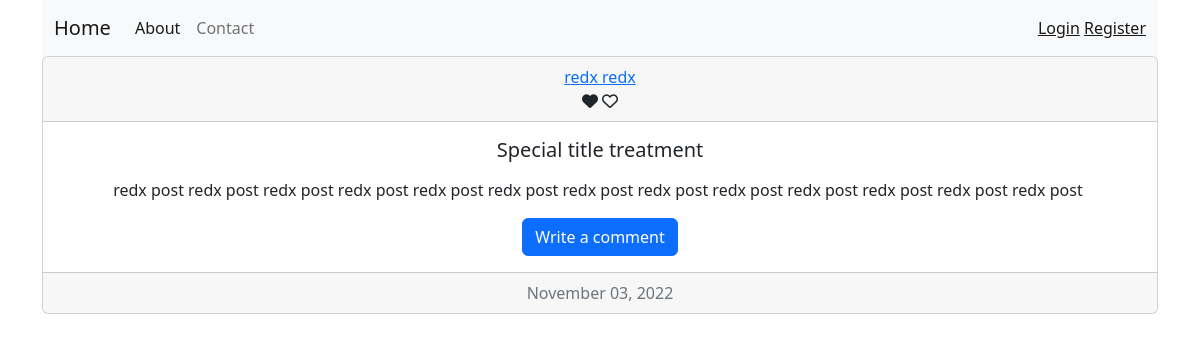
The app's page /post/redx with its own data.
### blog/models.py (models this page shows, shortened)
class Post(db.Model):
    id = db.Column(db.Integer, primary_key=True)
    text = db.Column(db.Text, nullable=False)
    date_created = db.Column(db.DateTime(timezone=True), default=func.now())
    author = db.Column(db.Integer, db.ForeignKey(
        'user.id', ondelete="CASCADE"), nullable=False)
    comments = db.relationship('Comment', backref='post', passive_deletes=True)
    likes = db.relationship('Like', backref='post', passive_deletes=True)

class User(db.Model, UserMixin):
    id = db.Column(db.Integer, primary_key=True)
    email = db.Column(db.String(150), unique=True)
    firstname = db.Column(db.String(150))
    lastname = db.Column(db.String(150))
    password = db.Column(db.String(150))
    date_created = db.Column(db.DateTime(timezone=True), default=func.now())
    posts = db.relationship('Post', backref='user', passive_deletes=True)
    comments = db.relationship('Comment', backref='user', passive_deletes=True)
    likes = db.relationship('Like', backref='user', passive_deletes=True)

### blog/routes.py (the view)
@app.route("/post/<firstname>")
def post(firstname):
    user = User.query.filter_by(firstname=firstname).first()
    if not user:
        flash("User not found.", category="error")
        return redirect(url_for("home"))
    posts = user.posts
    return render_template("posts.html", user=current_user, posts=posts, firstname=firstname)

### blog/templates/posts.html (shortened to what this page needs)
{% extends "home.html" %}

### blog/templates/home.html (shortened to what this page needs)
{% extends "base.html" %}
{% block content %}
{% for post in posts %}
<div class="card text-center">
  <div class="card-header">
    <a href="/post/{{post.user.firstname}}">
    {{ post.user.firstname }} {{ post.user.lastname }}
    </a>
    <div class="like">
      <i class="fas fa-heart"></i>
      <i class="far fa-heart"></i>
    </div>
  </div>
  <div class="card-body">
    <h5 class="card-title">Special title treatment</h5>
    <p class="card-text">{{post.text|safe}}</p>
    <a href="#" class="btn btn-primary">Write a comment</a>
  </div>
  <div class="card-footer text-muted">
    {{ post.date_created.strftime('%B %d, %Y') }}
  </div>
</div>
<br>
{% endfor %}
{% endblock %}

### records on screen
Post: user.firstname "redx", user.lastname "redx", text "redx post redx post redx post redx post redx post redx post redx post redx post redx post redx post redx post redx post redx post", date_created "November 03, 2022"
